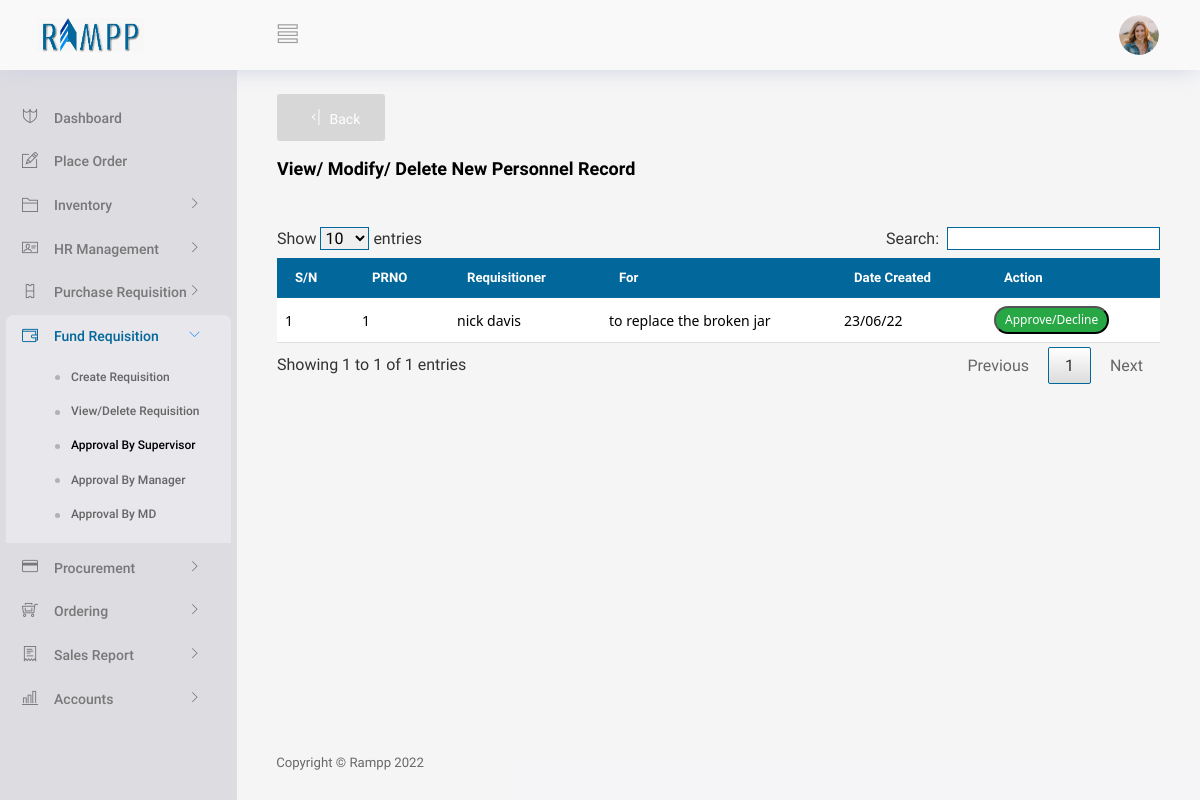
Page /View/FundRequisision/fapprovalBySupervisor.php (signed in) on the earlier database version.
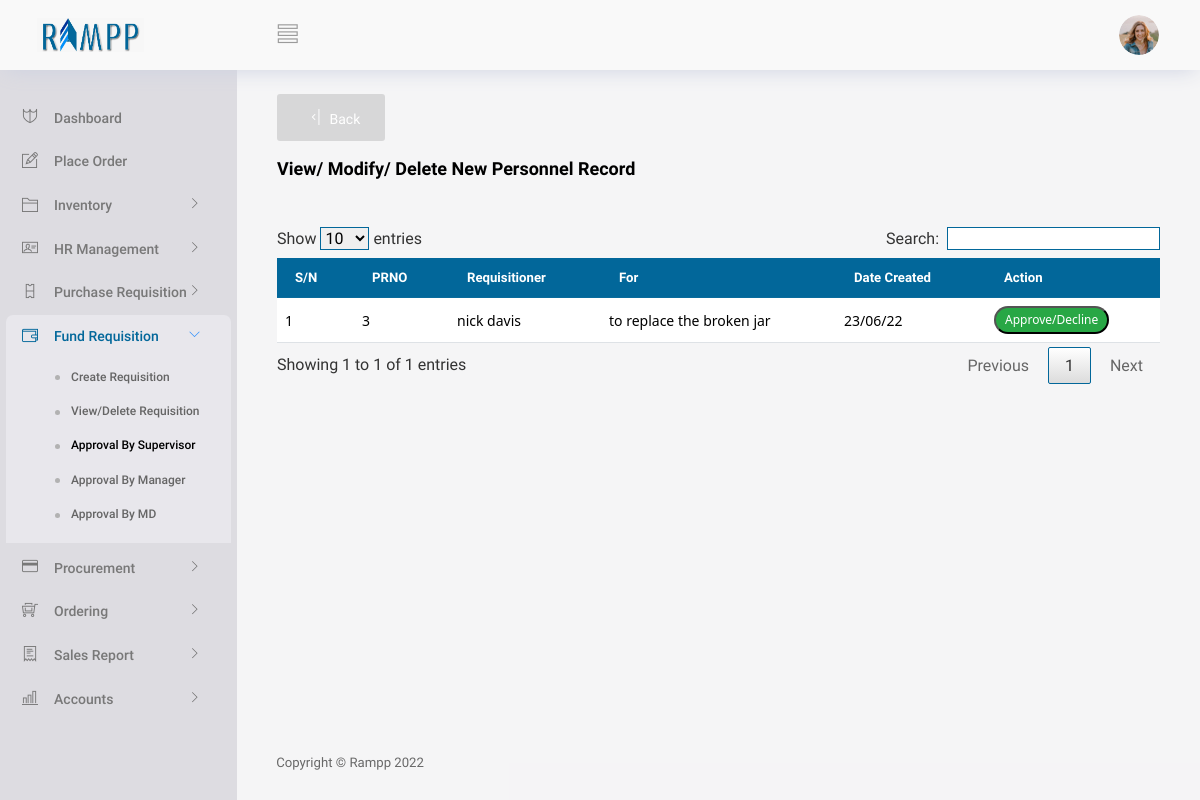
Same page on the later database version.
### tables this page shows
CREATE TABLE IF NOT EXISTS `fundrequisition` (
  `fregno` int(30) NOT NULL,
  `from` varchar(200) NOT NULL,
  `datecreated` date NOT NULL,
  `ammount` int(50) NOT NULL,
  `ammountword` varchar(200) NOT NULL,
  `subject` varchar(200) NOT NULL,
  `file` varchar(200) NOT NULL,
  `justification` varchar(300) NOT NULL,
  `manstatus` varchar(30) NOT NULL,
  `mandsatus` varchar(30) NOT NULL,
  `supstatus` varchar(200) NOT NULL,
  `manremark` varchar(300) NOT NULL,
  `mandremark` varchar(300) NOT NULL,
  `supremark` varchar(300) NOT NULL,
  `mansig` varchar(200) NOT NULL,
  `mandsig` varchar(200) NOT NULL,
  `supsig` varchar(200) NOT NULL,
  `to` varchar(200) NOT NULL,
  `reqfrom` varchar(200) NOT NULL,
  `supdate` varchar(200) NOT NULL,
  `manddate` varchar(200) NOT NULL,
  `mandate` varchar(200) NOT NULL,
  PRIMARY KEY (`fregno`)
);

### Controller/generalController.php (called while the page is built, shortened)
<?php
class GeneralController
{
    function getAllSubUnApproveF($conn)
    {
        $items = array();
        $query = "SELECT * FROM fundrequisition WHERE supstatus='Pending'";
        $results = mysqli_query($conn, $query);
        while ($row = mysqli_fetch_array($results)) {
            $items[] = $row;
        }
        return $items;
    }
}

### View/FundRequisision/fapprovalBySupervisor.php (the view, shortened to what this page needs)
<?php
   if(isset($_SESSION['validuser']))
   {
     include("../partials/_header.php");
      require("../../Controller/generalController.php");
      $conn = conString1();
      $UserUtils = new GeneralController();
      $data1 = $UserUtils-> getAllSubUnApproveF($conn);
?>
<body>
  <div class="container-scroller">
    <?php  include("../partials/_navbar.php"); ?>
    <div class="container-fluid page-body-wrapper">
      <div class="main-panel">
        <div class="content-wrapper gbgn">
          <button  type="button" id="back" class="btn btn-icon-text text-white" style="background:#56565830;" onClick="window.history.back()">
            <i class="ti-shift-left-alt btn-icon-append"></i>
            Back
          </button>
          <br/>
          <br/>
          <div class="row">
            <div class="col-md-12 grid-margin">
              <div class="d-flex justify-content-between align-items-center">
                <div>
                  <h4 class="font-weight-bold mb-0">View/ Modify/ Delete New Personnel Record</h4>
                </div>
              </div>
            </div>
          </div>
          <br/>
          <div class="container-flued">
            <div class="table-responsive">
              <table id="data-table-basic" class="customers">
                <thead>
                  <tr>
                    <th>S/N</th>
                    <th>PRNO</th>
                    <th>Requisitioner</th>
                    <th>For</th>
                    <th>Date Created</th>
                    <th class="text-center">Action</th>
                  </tr>
                </thead>
                <tbody>
                <?php
                      foreach ($data1 as $index => $value) {
                    ?>
                  <tr>
                    <td><?php echo $index+1 ?></td>
                    <td><?php echo $value["fregno"] ?></td>
                    <td><?php echo $value["from"] ?></td>
                    <td><?php echo $value["subject"] ?></td>
                    <td><?php echo date('d/m/y',strtotime($value["datecreated"])) ?></td>
                    <td>
                    <div>
                      <div class="d-flex justify-content-between align-items-center">
                        <button href="#" class="badge badge-pill badge-success" style="text-decoration: none;" data-bs-toggle="modal" data-bs-target="#viewModal" onClick="viewFunc('<?php echo $value["fregno"] ?>')">Approve/Decline</button>
                      </div>
                    </div>
                    </td>
                  </tr>
                  <?php
                      }
                    ?>
                </tbody>
              </table>
            </div>
          </div>
          <br/>
          <br/>
            <br/>
        </div>
        <?php include("../partials/_footer.php"); ?>
        </div>
        </div>
      </div>
  <?php
 include("../partials/_script.php");
?>
<?php
 }
 else
 {
     header("Location: ../../index.php?message=loginNot");
     exit;
 }
?>

Differences in the rows shown:
removed fundrequisition: fregno "1", from "nick davis", subject "to replace the broken jar", datecreated "23/06/22"
added fundrequisition: fregno "3", from "nick davis", subject "to replace the broken jar", datecreated "23/06/22"
